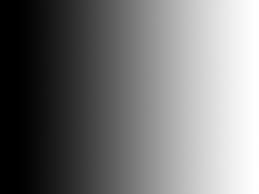
#> input picture opencv testes/operacoes avancadas/gradiente.jpeg, 259 x 194 px, found by its file name
$ jupyter execute thresholding.ipynb
#> lines starting #> are read from the running program, lines starting #| are printed output that depends on the picture; after the words box and inside, x2 and y2 are one past the last pixel; in counts of white or black regions, pixels touching at a corner belong together
# Threshold
Seu significado é basicamente deixar imagens em preto e branco. Primeiro veremos o jeito simples de fazer. Esse método utiliza a função *cv2.threshold()* que usa 4 argumentos. O primeiro é a imagem, que deve ser carregada em escala cinza. O segundo argumento é o valor limite que é usado para classificar os valores de pixel. O terceiro argumento é o maxVal que representa o valor a ser fornecido se o valor do pixel for maior que (às vezes menor que) o valor limite. OpenCV fornece diferentes estilos de limite e é decidido pelo quarto parâmetro da função.
Diferentes tipos são:
- *cv2.THRESH_BINARY()*
- *cv2.THRESH_BINARY_INV()*
- *cv2.THRESH_TRUNC()*
- *cv2.THRESH_TOZERO()*
- *cv2.THRESH_TOZERO_INV()*

[cell 1]
import cv2
import numpy as np
from matplotlib import pyplot as plt

[cell 2]
img = cv2.imread(r'C:\Users\Flavinho\Desktop\visao-computacional\opencv testes\operacoes avancadas\gradiente.jpeg',0)
#> img is the input picture: shape (194, 259); min 0, max 255, mean 119.1
ret,thresh1 = cv2.threshold(img,127,255,cv2.THRESH_BINARY)
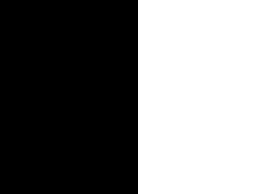
#> thresh1: shape (194, 259); 46.7% white; 1 white region, box (x1, y1, x2, y2) and area: (138, 0, 259, 194) 23474
ret,thresh2 = cv2.threshold(img,127,255,cv2.THRESH_BINARY_INV)
ret,thresh3 = cv2.threshold(img,127,255,cv2.THRESH_TRUNC)
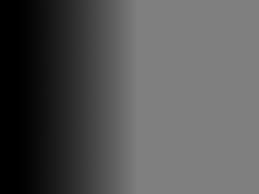
#> thresh3: shape (194, 259); min 0, max 127, mean 84.6
ret,thresh4 = cv2.threshold(img,127,255,cv2.THRESH_TOZERO)
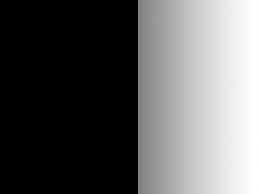
#> thresh4: shape (194, 259); min 0, max 255, mean 93.8
ret,thresh5 = cv2.threshold(img,127,255,cv2.THRESH_TOZERO_INV)
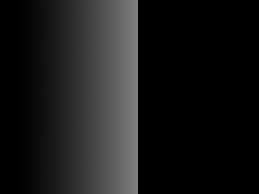
#> thresh5: shape (194, 259); min 0, max 127, mean 25.3

titles = ['Original Image','BINARY','BINARY_INV','TRUNC','TOZERO','TOZERO_INV']
images = [img, thresh1, thresh2, thresh3, thresh4, thresh5]

for i in range(6):
    plt.subplot(2,3,i+1),plt.imshow(images[i],'gray')
    plt.title(titles[i])
    plt.xticks([]),plt.yticks([])

plt.show()

Mas pode não ser bom em todas as condições em que a imagem tenha diferentes condições de iluminação em diferentes áreas. Nesse caso, optamos pelo threshold adaptativo. Neste, o algoritmo calcula o limite para pequenas regiões da imagem. Assim, obtemos limites diferentes para diferentes regiões da mesma imagem e isso nos dá melhores resultados para imagens com iluminação variável.

Possui três parâmetros de entrada ‘especiais’ e apenas um argumento de saída.

Método Adaptativo - Decide como o valor limite é calculado.
**cv2.ADAPTIVE_THRESH_MEAN_C**: o valor limite é a média da área da vizinhança.
**cv2.ADAPTIVE_THRESH_GAUSSIAN_C**: o valor limite é a soma ponderada dos valores da vizinhança onde os pesos são uma janela gaussiana.
**Tamanho do Bloco** - Decide o tamanho da área do bairro.

**C** - É apenas uma constante que é subtraída da média ou média ponderada calculada.

[cell 3]
img = cv2.imread(r'C:\Users\Flavinho\Desktop\visao-computacional\opencv testes\operacoes avancadas\perspectiva2.jpeg',0)
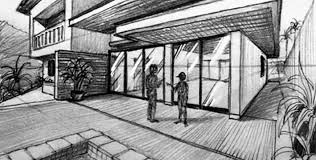
#> input picture opencv testes/operacoes avancadas/perspectiva2.jpeg, 316 x 160 px, found by its file name
#> img is the input picture: shape (160, 316); min 0, max 255, mean 147.4
img = cv2.medianBlur(img,1)

ret,th1 = cv2.threshold(img,127,255,cv2.THRESH_BINARY)
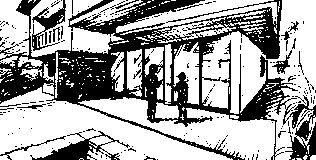
#> th1: shape (160, 316); 64.6% white; 208 black regions (191 under 20 px), largest, box (x1, y1, x2, y2) and area: (0, 0, 316, 160) 15176, (30, 131, 130, 160) 861, (32, 0, 66, 51) 563
th2 = cv2.adaptiveThreshold(img,255,cv2.ADAPTIVE_THRESH_MEAN_C,\
            cv2.THRESH_BINARY,11,2)
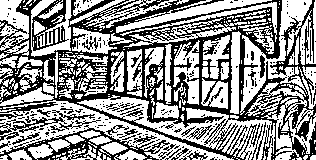
#> th2: shape (160, 316); 57.5% white; 288 black regions (246 under 20 px), largest, box (x1, y1, x2, y2) and area: (0, 0, 316, 160) 16214, (0, 125, 170, 160) 1429, (32, 0, 69, 51) 775
th3 = cv2.adaptiveThreshold(img,255,cv2.ADAPTIVE_THRESH_GAUSSIAN_C,\
            cv2.THRESH_BINARY,11,2)
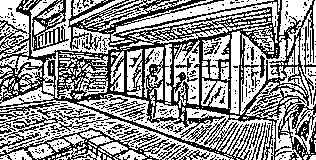
#> th3: shape (160, 316); 57.8% white; black in thin lines or dots

titles = ['Original Image', 'Global Thresholding (v = 127)',
            'Adaptive Mean Thresholding', 'Adaptive Gaussian Thresholding']
images = [img, th1, th2, th3]

for i in range(4):
    plt.subplot(2,2,i+1),plt.imshow(images[i],'gray')
    plt.title(titles[i])
    plt.xticks([]),plt.yticks([])
plt.show()
